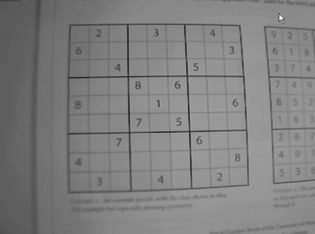
%> input picture Percepcion/Plantilla/plantilla_sudoku.png, 315 x 234 px
$ octave procesar_imagen2.m   (GNU Octave 9; MATLAB toolbox functions it lacks are replaced by stand-ins)
%> lines starting %> are read from the running program, lines starting %| are printed output that depends on the picture; in (x1, y1, x2, y2) boxes, pixels count from 0 and x2, y2 are one past the last pixel; in counts of white or black regions, pixels touching at a corner belong together; the program's own positions count from 1
%% Read In a File
I_cam = imread('C:\Users\Carlos\Google Drive\MASTER\MASTER\Semestre 2\Percepcion\Plantilla\plantilla_sudoku.png');
%> I_cam is the input picture: size 234x315x3 uint8; mean R, G, B 128.1, 128.1, 128.1
imshow(I_cam);
I_cam = imresize(I_cam,2);
%> I_cam: size 468x630x3 uint8

%% Crop the Image (1)
hold on
h_g = plot(90+[0 460 460 0 0],5+[0 0 460 460 0],'g');
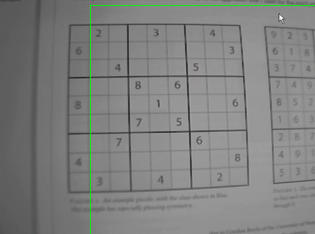
%> figure redrawn from the program's plot data
hold off

%% Crop the Image (2)

I = I_cam(5+(1:460),90+(1:460));
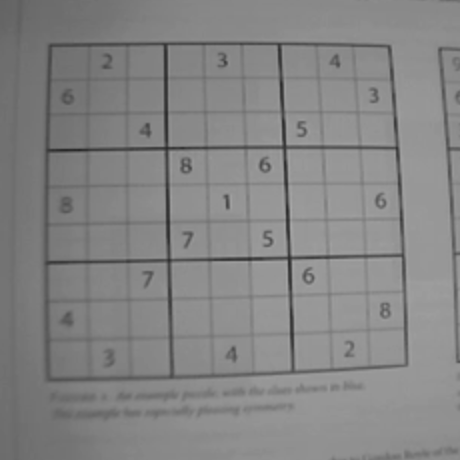
%> I: size 460x460 uint8; min 41, max 168, mean 132.7
imshow(I);

%% Convert to Black and White
makebw = @(I) im2bw(I.data,median(double(I.data(:)))/1.2/255);
I = ~blockproc(I,[92 92],makebw);
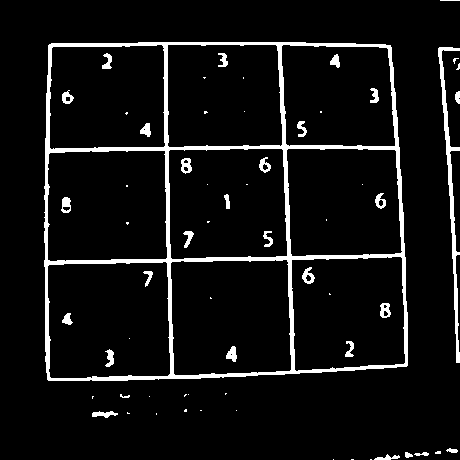
%> I: size 460x460 logical; 6.8% white; 63 white regions (32 under 20 px), largest, box (x1, y1, x2, y2) and area: (44, 42, 408, 381) 10549, (438, 47, 460, 363) 1312, (181, 158, 192, 174) 117

imshow(I);

%% Remove Noise
I = bwareaopen(I,30);
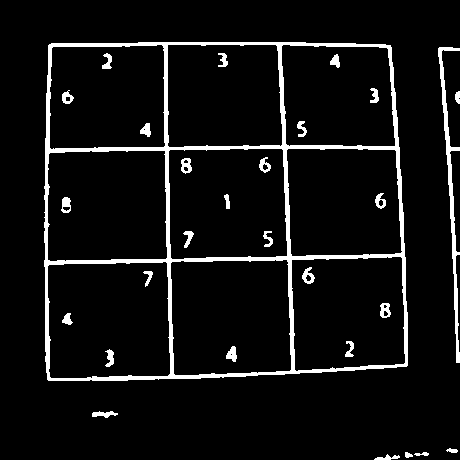
%> I: size 460x460 logical; 6.7% white; 29 white regions, largest, box (x1, y1, x2, y2) and area: (44, 42, 408, 381) 10549, (438, 47, 460, 363) 1312, (181, 158, 192, 174) 117
imshow(I);
%% Clear the border
I = imclearborder(I);
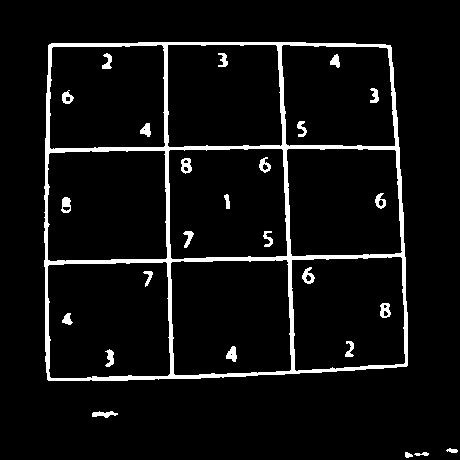
%> I: size 460x460 logical; 6% white; 26 white regions
imshow(I);

%% Find the largest box
hold on;
R = regionprops(I,'Area','BoundingBox','PixelList');
%> R = 26 regions; largest, box (x1, y1, x2, y2) and Area: (44, 42, 408, 381) 10549, (181, 158, 192, 174) 117, (302, 267, 315, 284) 117, (226, 346, 237, 362) 113, (380, 303, 391, 318) 113
NR = numel(R);
%> NR = 26

maxArea = 0;
for k = 1:NR
    A(k) = prod(R(k).BoundingBox(3:4));
    if R(k).Area > maxArea
        maxArea = R(k).Area;
        kmax = k;
    end
end
%> this loop made 26 passes
%> (maxArea, kmax) on pass 1: (10549, 1)
%> after the loop, A = 26 values, max 123396 at index 1, min 48 at index 24, mean 4888.6

BBmax = R(kmax).BoundingBox;
%> BBmax = [44.5 42.5 364 339]
DIAG1 = sum(R(kmax).PixelList,2);
DIAG2 = diff(R(kmax).PixelList,[],2);

[m,dUL] = min(DIAG1);    [m,dDR] = max(DIAG1);
%> after `[m,dUL] = min(DIAG1)`: m = 95; dUL = 1808
%> after `[m,dDR] = max(DIAG1)`: m = 774; dDR = 10548
[m,dDL] = min(DIAG2);    [m,dUR] = max(DIAG2);
%> after `[m,dDL] = min(DIAG2)`: m = -345; dDL = 10080
%> after `[m,dUR] = max(DIAG2)`: m = 332; dUR = 3032

pts = R(kmax).PixelList([dUL dDL dDR dUR dUL],:);
%> pts = [49 46; 391 46; 407 367; 48 380; 49 46]
h_pts = plot(pts(:,1),pts(:,2),'m','linewidth',3);

XYLIMS = [BBmax(1) + [0 BBmax(3)] BBmax(2) + [0 BBmax(4)]];
%> XYLIMS = [44.5 408.5 42.5 381.5]

%% Identify objects inside the box
A_tmin = 30; % Bounds for the digit pixel area
A_tmax = 1000;
digitbox_minarea = 20; % Bounds for the digit bounding box area
digitbox_maxarea = 25^2;

kgood = zeros(1,NR);
Pnew = zeros(NR,2);
        for k = 1:NR
            if R(k).Area < A_tmax && A(k) > digitbox_minarea && A(k) < digitbox_maxarea ...
                    && R(k).BoundingBox(3) < 40 && R(k).BoundingBox(4) < 40 ...
                    && R(k).BoundingBox(3) > 1 && R(k).BoundingBox(4) > 1

                Pnew(k,:) = [R(k).BoundingBox(1)+R(k).BoundingBox(3)/2 R(k).BoundingBox(2)+R(k).BoundingBox(4)/2];


                if inpolygon(Pnew(k,1),Pnew(k,2),pts(:,1),pts(:,2))
                    h_digitcircles(k) = plot(Pnew(k,1),Pnew(k,2),'ro','markersize',24);
                end

            end
        end
%> this loop made 26 passes
%> after the loop, Pnew = 26 rows, first 12: [0 0; 66.5 205.5; 68.5 97.5; 68 319.5; 105.5 415; 107.5 61.5; 110 358.5; 146 130.5; 148.5 279.5; 187 166.5; 189 240; 223.5 60.5]; h_digitcircles = 23 values, max 0 at index 1, min -61.44 at index 23, mean -47.07
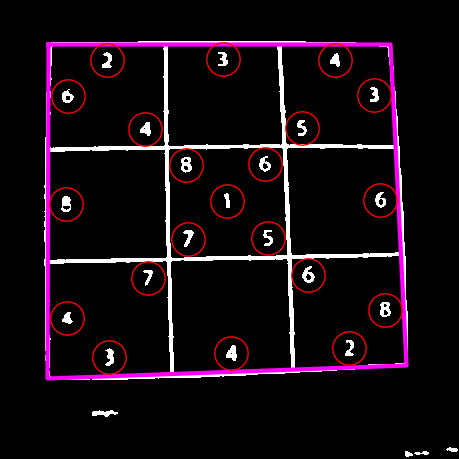
%> figure redrawn from the program's plot data


%% Draw the grid based on the corners

T = cp2tform(pts(1:4,:),0.5 + [0 0; 9 0; 9 9; 0 9],'projective');
%> T = {ndims_in 2, ndims_out 2}
%> (the run ends here)
